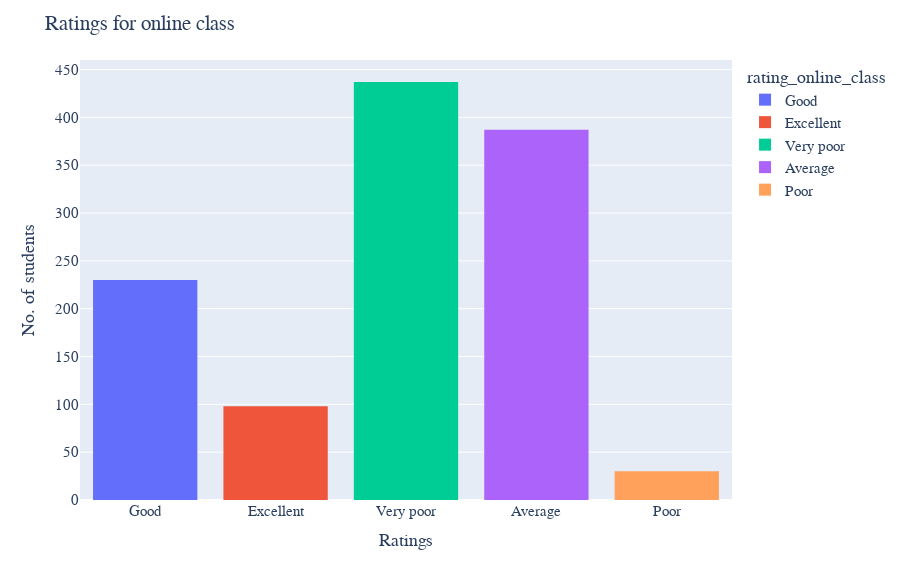

Source (notebook cell):
### Code cell
fig = px.histogram(survey_df, x = survey_df['rating_online_class'], color = 'rating_online_class',
            width=900, height = 580)

fig.update_layout(title = 'Ratings for online class',
                 xaxis_title = 'Ratings',
                 yaxis_title = 'No. of students',
                 font = dict(family = 'Droid Serif', size = 15))
fig.show()

### Figure 1 — Plotly figure (JSON) as saved in the notebook; plotly's stock layout.template omitted (floating-point values rounded to 4 significant figures; data arrays with more than 128 entries replaced by an {"elided": "..."} marker saying what was removed)
{"data": [{"alignmentgroup": "True", "bingroup": "x", "hovertemplate": "rating_online_class=%{x}<br>count=%{y}<extra></extra>", "legendgroup": "Good", "marker": {"color": "#636efa", "pattern": {"shape": ""}}, "name": "Good", "offsetgroup": "Good", "orientation": "v", "showlegend": true, "type": "histogram", "x": {"elided": "230 str values"}, "xaxis": "x", "yaxis": "y"}, {"alignmentgroup": "True", "bingroup": "x", "hovertemplate": "rating_online_class=%{x}<br>count=%{y}<extra></extra>", "legendgroup": "Excellent", "marker": {"color": "#EF553B", "pattern": {"shape": ""}}, "name": "Excellent", "offsetgroup": "Excellent", "orientation": "v", "showlegend": true, "type": "histogram", "x": ["Excellent", "Excellent", "Excellent", "Excellent", "Excellent", "Excellent", "Excellent", "Excellent", "Excellent", "Excellent", "Excellent", "Excellent", "Excellent", "Excellent", "Excellent", "Excellent", "Excellent", "Excellent", "Excellent", "Excellent", "Excellent", "Excellent", "Excellent", "Excellent", "Excellent", "Excellent", "Excellent", "Excellent", "Excellent", "Excellent", "Excellent", "Excellent", "Excellent", "Excellent", "Excellent", "Excellent", "Excellent", "Excellent", "Excellent", "Excellent", "Excellent", "Excellent", "Excellent", "Excellent", "Excellent", "Excellent", "Excellent", "Excellent", "Excellent", "Excellent", "Excellent", "Excellent", "Excellent", "Excellent", "Excellent", "Excellent", "Excellent", "Excellent", "Excellent", "Excellent", "Excellent", "Excellent", "Excellent", "Excellent", "Excellent", "Excellent", "Excellent", "Excellent", "Excellent", "Excellent", "Excellent", "Excellent", "Excellent", "Excellent", "Excellent", "Excellent", "Excellent", "Excellent", "Excellent", "Excellent", "Excellent", "Excellent", "Excellent", "Excellent", "Excellent", "Excellent", "Excellent", "Excellent", "Excellent", "Excellent", "Excellent", "Excellent", "Excellent", "Excellent", "Excellent", "Excellent", "Excellent", "Excellent"], "xaxis": "x", "yaxis": "y"}, {"alignmentgroup": "True", "bingroup": "x", "hovertemplate": "rating_online_class=%{x}<br>count=%{y}<extra></extra>", "legendgroup": "Very poor", "marker": {"color": "#00cc96", "pattern": {"shape": ""}}, "name": "Very poor", "offsetgroup": "Very poor", "orientation": "v", "showlegend": true, "type": "histogram", "x": {"elided": "437 str values"}, "xaxis": "x", "yaxis": "y"}, {"alignmentgroup": "True", "bingroup": "x", "hovertemplate": "rating_online_class=%{x}<br>count=%{y}<extra></extra>", "legendgroup": "Average", "marker": {"color": "#ab63fa", "pattern": {"shape": ""}}, "name": "Average", "offsetgroup": "Average", "orientation": "v", "showlegend": true, "type": "histogram", "x": {"elided": "387 str values"}, "xaxis": "x", "yaxis": "y"}, {"alignmentgroup": "True", "bingroup": "x", "hovertemplate": "rating_online_class=%{x}<br>count=%{y}<extra></extra>", "legendgroup": "Poor", "marker": {"color": "#FFA15A", "pattern": {"shape": ""}}, "name": "Poor", "offsetgroup": "Poor", "orientation": "v", "showlegend": true, "type": "histogram", "x": ["Poor", "Poor", "Poor", "Poor", "Poor", "Poor", "Poor", "Poor", "Poor", "Poor", "Poor", "Poor", "Poor", "Poor", "Poor", "Poor", "Poor", "Poor", "Poor", "Poor", "Poor", "Poor", "Poor", "Poor", "Poor", "Poor", "Poor", "Poor", "Poor", "Poor"], "xaxis": "x", "yaxis": "y"}], "layout": {"barmode": "relative", "font": {"family": "Droid Serif", "size": 15}, "height": 580, "legend": {"title": {"text": "rating_online_class"}, "tracegroupgap": 0}, "margin": {"t": 60}, "title": {"text": "Ratings for online class"}, "width": 900, "xaxis": {"anchor": "y", "categoryarray": ["Good", "Excellent", "Very poor", "Average", "Poor"], "categoryorder": "array", "domain": [0, 1], "title": {"text": "Ratings"}}, "yaxis": {"anchor": "x", "domain": [0, 1], "title": {"text": "No. of students"}}}}
